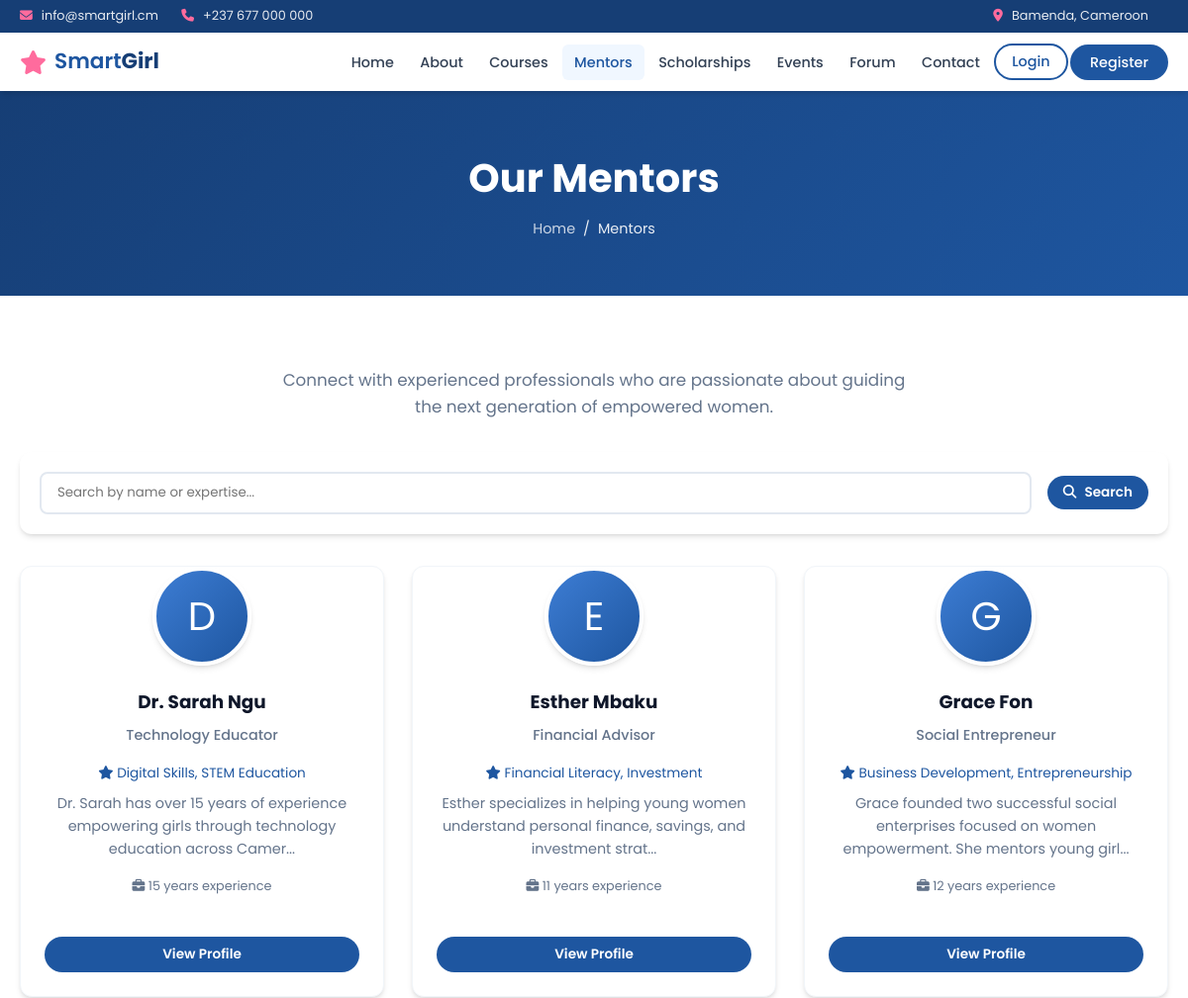
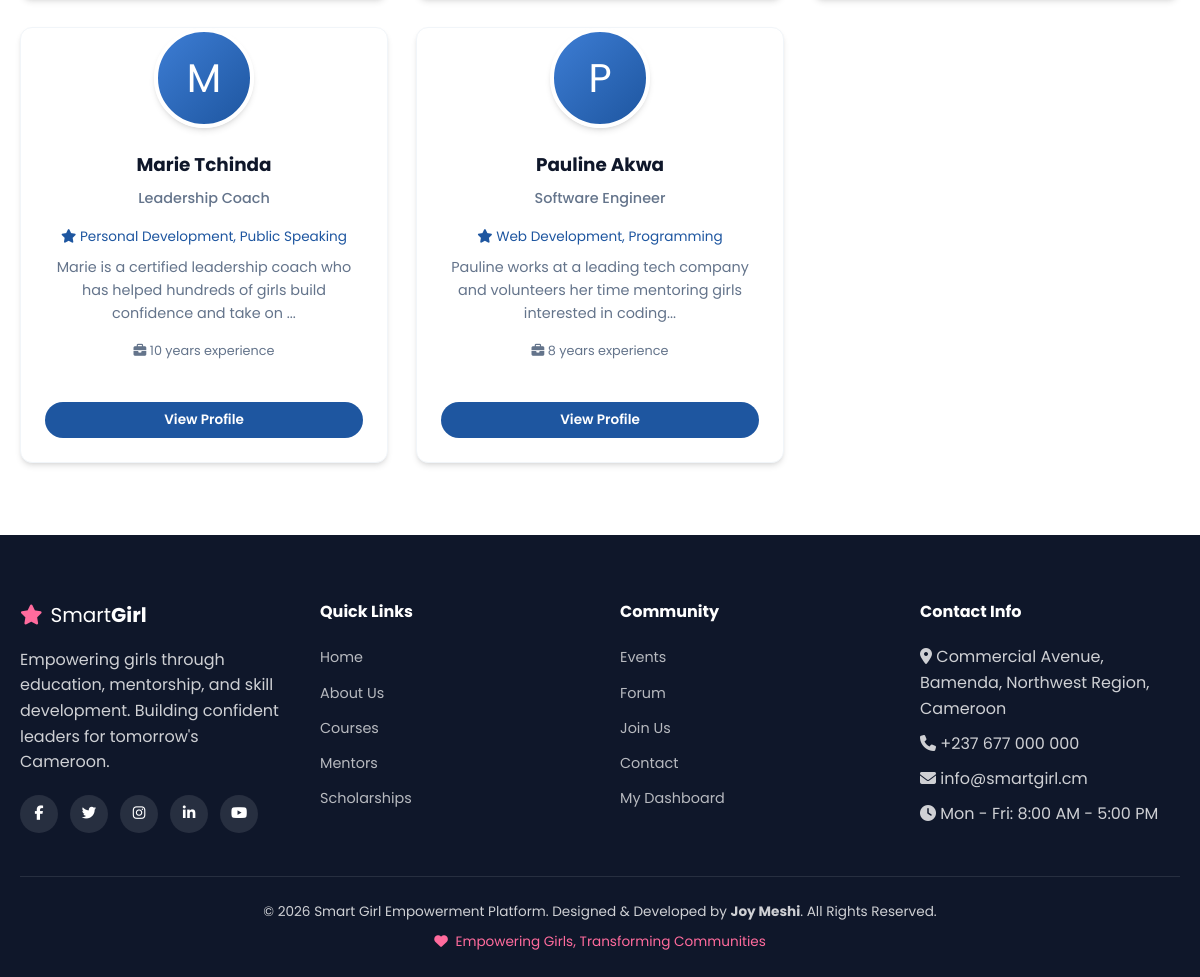
Page /mentors.php on the committed database (2 pictures, top to bottom).
### tables this page shows
CREATE TABLE IF NOT EXISTS mentors (
    id INT AUTO_INCREMENT PRIMARY KEY,
    user_id INT DEFAULT NULL,
    full_name VARCHAR(150) NOT NULL,
    title VARCHAR(150) NOT NULL,
    expertise VARCHAR(255) NOT NULL,
    bio TEXT NOT NULL,
    email VARCHAR(150) NOT NULL,
    phone VARCHAR(20) DEFAULT NULL,
    image_url VARCHAR(255) DEFAULT NULL,
    years_experience INT DEFAULT 0,
    is_available TINYINT(1) DEFAULT 1,
    created_at TIMESTAMP DEFAULT CURRENT_TIMESTAMP,
    FOREIGN KEY (user_id) REFERENCES users(id) ON DELETE SET NULL
);

### mentors.php (the view, shortened to what this page needs)
<?php
$pdo = getDBConnection();
$mentorId = (int) ($_GET['id'] ?? 0);
$search = trim($_GET['search'] ?? '');
$sql = "SELECT * FROM mentors WHERE is_available = 1";
$params = [];
$sql .= " ORDER BY full_name ASC";
$stmt = $pdo->prepare($sql);
$stmt->execute($params);
$mentors = $stmt->fetchAll();
require_once __DIR__ . '/includes/header.php';
?>
<div class="page-header">
    <div class="container">
        <h1><?= $mentorId && isset($mentor) ? e($mentor['full_name']) : 'Our Mentors' ?></h1>
        <div class="breadcrumb">
            <a href="index.php">Home</a> <span>/</span>
            <?php if ($mentorId && isset($mentor)): ?>
                <a href="mentors.php">Mentors</a> <span>/</span> <span>Profile</span>
            <?php else: ?>
                <span>Mentors</span>
            <?php endif; ?>
        </div>
    </div>
</div>
<section class="section">
    <div class="container">
        <?php if ($mentorId && isset($mentor)): ?>
        <div style="max-width:700px;margin:0 auto;">
            <div class="card mentor-card">
                <?= renderAvatar($mentor['image_url'] ?? null, $mentor['full_name'], 'mentors', 'mentor-avatar') ?>
                <div class="card-body" style="padding-top:3.5rem;text-align:center;">
                    <h2><?= e($mentor['full_name']) ?></h2>
                    <p class="mentor-title"><?= e($mentor['title']) ?></p>
                    <p style="color:var(--primary);font-weight:500;margin:1rem 0;"><i class="fas fa-star"></i> <?= e($mentor['expertise']) ?></p>
                    <p style="color:var(--gray-500);line-height:1.8;text-align:left;"><?= nl2br(e($mentor['bio'])) ?></p>
                    <div style="margin:1.5rem 0;display:flex;justify-content:center;gap:2rem;flex-wrap:wrap;">
                        <span><i class="fas fa-briefcase"></i> <?= (int)$mentor['years_experience'] ?>+ years experience</span>
                        <span><i class="fas fa-envelope"></i> <?= e($mentor['email']) ?></span>
                        <?php if ($mentor['phone']): ?><span><i class="fas fa-phone"></i> <?= e($mentor['phone']) ?></span><?php endif; ?>
                    </div>
                </div>
            </div>
            <?php if (isLoggedIn()): ?>
            <div class="form-card" style="margin-top:2rem;">
                <h3 style="margin-bottom:1rem;color:var(--gray-900);">Request Mentorship</h3>
                <form method="POST">
                    <?= csrfField() ?>
                    <div class="form-group">
                        <label>Your Message</label>
                        <textarea name="message" required placeholder="Tell the mentor about your goals and what guidance you need..."></textarea>
                    </div>
                    <button type="submit" class="btn btn-blue btn-block"><i class="fas fa-paper-plane"></i> Send Request</button>
                </form>
            </div>
            <?php else: ?>
            <div style="text-align:center;margin-top:2rem;">
                <a href="login.php" class="btn btn-blue">Login to Request Mentorship</a>
            </div>
            <?php endif; ?>
            <div style="text-align:center;margin-top:1.5rem;"><a href="mentors.php">&larr; Back to All Mentors</a></div>
        </div>
        <?php else: ?>
        <div class="section-header" style="margin-bottom:2rem;">
            <p>Connect with experienced professionals who are passionate about guiding the next generation of empowered women.</p>
        </div>
        <form method="GET" class="filter-bar">
            <input type="text" name="search" placeholder="Search by name or expertise..." value="<?= e($search) ?>">
            <button type="submit" class="btn btn-blue btn-sm"><i class="fas fa-search"></i> Search</button>
        </form>
        <div class="card-grid">
            <?php foreach ($mentors as $m): ?>
            <div class="card mentor-card">
                <?= renderAvatar($m['image_url'] ?? null, $m['full_name'], 'mentors', 'mentor-avatar') ?>
                <div class="card-body">
                    <h3><?= e($m['full_name']) ?></h3>
                    <p class="mentor-title"><?= e($m['title']) ?></p>
                    <p style="font-size:0.85rem;color:var(--primary);margin:0.5rem 0;"><i class="fas fa-star"></i> <?= e($m['expertise']) ?></p>
                    <p style="font-size:0.9rem;color:var(--gray-500);"><?= e(truncate($m['bio'], 100)) ?></p>
                    <p style="font-size:0.8rem;color:var(--gray-500);margin-top:0.5rem;"><i class="fas fa-briefcase"></i> <?= (int)$m['years_experience'] ?> years experience</p>
                </div>
                <div class="card-footer">
                    <a href="mentors.php?id=<?= $m['id'] ?>" class="btn btn-blue btn-sm btn-block">View Profile</a>
                </div>
            </div>
            <?php endforeach; ?>
        </div>
        <?php endif; ?>
    </div>
</section>
<?php require_once __DIR__ . '/includes/footer.php'; ?>

### includes/functions.php (shortened to what this page needs)
<?php
function e(?string $value): string
{
    return htmlspecialchars($value ?? '', ENT_QUOTES, 'UTF-8');
}
function truncate(string $text, int $length = 150): string
{
    return substr($text, 0, $length) . '...';
}
function photoUrl(?string $filename, string $subdir): ?string
{
    if (!$filename || $filename === 'default-avatar.png') {
        return null;
    }
    return null;
}
function renderAvatar(?string $filename, string $name, string $subdir = 'users', string $class = 'user-avatar'): string
{
    $url = photoUrl($filename, $subdir);
    $initial = strtoupper(substr(trim($name), 0, 1));
    return '<div class="' . e($class) . '">' . e($initial) . '</div>';
}

### assets/css/style.css (style rules this page uses)
:root { --primary: #1e56a0; --primary-dark: #163e75; --primary-light: #3d7dd4; --secondary: #f0f7ff; --accent: #ff6b9d; --accent-light: #ffe0ec; --white: #ffffff; --gray-50: #f8fafc; --gray-100: #f1f5f9; --gray-200: #e2e8f0; --gray-300: #cbd5e1; --gray-500: #64748b; --gray-700: #334155; --gray-900: #0f172a; --success: #10b981; --warning: #f59e0b; --error: #ef4444; --shadow: 0 4px 6px -1px rgba(0,0,0,0.1), 0 2px 4px -2px rgba(0,0,0,0.1); --shadow-lg: 0 10px 15px -3px rgba(30,86,160,0.15), 0 4px 6px -4px rgba(0,0,0,0.1); --radius: 12px; --transition: all 0.3s ease; --font: 'Poppins', sans-serif; }
*, *::before, *::after { box-sizing: border-box; margin: 0; padding: 0; }
html { scroll-behavior: smooth; }
body { font-family: var(--font); color: var(--gray-700); line-height: 1.6; background: var(--white); }
.container { max-width: 1200px; margin: 0 auto; padding: 0 1.25rem; }
a { color: var(--primary); text-decoration: none; transition: var(--transition); }
.btn { display: inline-flex; align-items: center; gap: 0.5rem; padding: 0.75rem 1.75rem; border-radius: 30px; font-weight: 600; font-size: 0.95rem; border: none; cursor: pointer; transition: var(--transition); font-family: var(--font); text-decoration: none; }
.btn-blue { background: var(--primary); color: var(--white); }
.btn-sm { padding: 0.45rem 1rem; font-size: 0.85rem; }
.btn-block { width: 100%; justify-content: center; }
.section { padding: 4.5rem 0; }
.section-header { text-align: center; max-width: 650px; margin: 0 auto 3rem; }
.section-header p { color: var(--gray-500); font-size: 1.05rem; }
.card-grid { display: grid; grid-template-columns: repeat(auto-fill, minmax(300px, 1fr)); gap: 1.75rem; }
.card { background: var(--white); border-radius: var(--radius); box-shadow: var(--shadow); overflow: hidden; transition: var(--transition); border: 1px solid var(--gray-100); }
.card-body { padding: 1.5rem; }
.card-body h3 { font-size: 1.15rem; color: var(--gray-900); margin-bottom: 0.5rem; }
.card-body p { color: var(--gray-500); font-size: 0.9rem; margin-bottom: 1rem; }
.card-footer { padding: 0 1.5rem 1.5rem; }
.page-header { background: linear-gradient(135deg, var(--primary-dark), var(--primary)); color: var(--white); padding: 3.5rem 0; text-align: center; }
.page-header h1 { font-size: 2.5rem; margin-bottom: 0.5rem; }
.breadcrumb { display: flex; justify-content: center; gap: 0.5rem; font-size: 0.9rem; opacity: 0.9; }
.breadcrumb a { color: rgba(255,255,255,0.85); }
.filter-bar { display: flex; flex-wrap: wrap; gap: 1rem; align-items: center; margin-bottom: 2rem; padding: 1.25rem; background: var(--white); border-radius: var(--radius); box-shadow: var(--shadow); }
.filter-bar input, .filter-bar select { padding: 0.6rem 1rem; border: 2px solid var(--gray-200); border-radius: 8px; font-family: var(--font); }
.filter-bar input { flex: 1; min-width: 200px; }
.mentor-card { text-align: center; }
.mentor-avatar { width: 100px; height: 100px; border-radius: 50%; background: linear-gradient(135deg, var(--primary-light), var(--primary)); display: flex; align-items: center; justify-content: center; margin: -50px auto 1rem; font-size: 2.5rem; color: var(--white); border: 4px solid var(--white); box-shadow: var(--shadow); position: relative; top: 50px; }
.mentor-card .card-body { padding-top: 3.5rem; }
.mentor-title { color: var(--primary); font-size: 0.85rem; font-weight: 500; margin-bottom: 0.5rem; }

### rows in the picture
mentors: full_name "D", full_name "Dr. Sarah Ngu", title "Technology Educator", expertise "Digital Skills, STEM Education", bio "Dr. Sarah has over 15 years of experience empowering girls through technology education across Camer...", years_experience "15"
mentors: full_name "E", full_name "Esther Mbaku", title "Financial Advisor", expertise "Financial Literacy, Investment", bio "Esther specializes in helping young women understand personal finance, savings, and investment strat...", years_experience "11"
mentors: full_name "G", full_name "Grace Fon", title "Social Entrepreneur", expertise "Business Development, Entrepreneurship", bio "Grace founded two successful social enterprises focused on women empowerment. She mentors young girl...", years_experience "12"
mentors: full_name "M", full_name "Marie Tchinda", title "Leadership Coach", expertise "Personal Development, Public Speaking", bio "Marie is a certified leadership coach who has helped hundreds of girls build confidence and take on ...", years_experience "10"
mentors: full_name "P", full_name "Pauline Akwa", title "Software Engineer", expertise "Web Development, Programming", bio "Pauline works at a leading tech company and volunteers her time mentoring girls interested in coding...", years_experience "8"

### other values in the picture
SITE_EMAIL "info@smartgirl.cm"
SITE_PHONE "+237 677 000 000"
SITE_ADDRESS "Commercial Avenue, Bamenda, Northwest Region, Cameroon"
SITE_NAME "Smart Girl Empowerment Platform"
